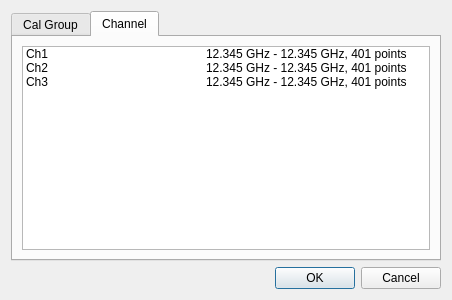
<?xml version="1.0" encoding="UTF-8"?>
<ui version="4.0">
 <class>GetCalDialog</class>
 <widget class="QDialog" name="GetCalDialog">
  <property name="geometry">
   <rect>
    <x>0</x>
    <y>0</y>
    <width>452</width>
    <height>300</height>
   </rect>
  </property>
  <property name="windowTitle">
   <string>Dialog</string>
  </property>
  <layout class="QVBoxLayout" name="verticalLayout">
   <item>
    <widget class="QTabWidget" name="tabWidget">
     <property name="currentIndex">
      <number>1</number>
     </property>
     <widget class="QWidget" name="calGroupTab">
      <property name="accessibleName">
       <string/>
      </property>
      <attribute name="title">
       <string>Cal Group</string>
      </attribute>
      <layout class="QGridLayout" name="gridLayout">
       <item row="0" column="0">
        <widget class="QTreeWidget" name="calGroupTreeWidget">
         <property name="sizeAdjustPolicy">
          <enum>QAbstractScrollArea::AdjustToContentsOnFirstShow</enum>
         </property>
         <property name="editTriggers">
          <set>QAbstractItemView::NoEditTriggers</set>
         </property>
         <property name="rootIsDecorated">
          <bool>false</bool>
         </property>
         <property name="itemsExpandable">
          <bool>false</bool>
         </property>
         <property name="expandsOnDoubleClick">
          <bool>false</bool>
         </property>
         <attribute name="headerVisible">
          <bool>false</bool>
         </attribute>
         <attribute name="headerDefaultSectionSize">
          <number>180</number>
         </attribute>
         <attribute name="headerMinimumSectionSize">
          <number>180</number>
         </attribute>
         <column>
          <property name="text">
           <string>Name</string>
          </property>
         </column>
         <column>
          <property name="text">
           <string>Description</string>
          </property>
         </column>
         <item>
          <property name="text">
           <string>Cal Group 1</string>
          </property>
          <property name="text">
           <string>12.345 GHz - 12.345 GHz, 201 points</string>
          </property>
         </item>
         <item>
          <property name="text">
           <string>Cal Group 2</string>
          </property>
          <property name="text">
           <string>12.345 GHz - 12.345 GHz, 201 points</string>
          </property>
         </item>
         <item>
          <property name="text">
           <string>Cal Group 3</string>
          </property>
          <property name="text">
           <string>12.345 GHz - 12.345 GHz, 201 points</string>
          </property>
         </item>
        </widget>
       </item>
      </layout>
     </widget>
     <widget class="QWidget" name="channelTab">
      <attribute name="title">
       <string>Channel</string>
      </attribute>
      <layout class="QGridLayout" name="gridLayout_2">
       <item row="0" column="0">
        <widget class="QTreeWidget" name="channelTreeWidget">
         <property name="sizeAdjustPolicy">
          <enum>QAbstractScrollArea::AdjustToContentsOnFirstShow</enum>
         </property>
         <property name="editTriggers">
          <set>QAbstractItemView::NoEditTriggers</set>
         </property>
         <property name="rootIsDecorated">
          <bool>false</bool>
         </property>
         <property name="itemsExpandable">
          <bool>false</bool>
         </property>
         <property name="headerHidden">
          <bool>true</bool>
         </property>
         <property name="expandsOnDoubleClick">
          <bool>false</bool>
         </property>
         <attribute name="headerVisible">
          <bool>false</bool>
         </attribute>
         <attribute name="headerDefaultSectionSize">
          <number>180</number>
         </attribute>
         <attribute name="headerMinimumSectionSize">
          <number>180</number>
         </attribute>
         <column>
          <property name="text">
           <string>Name</string>
          </property>
         </column>
         <column>
          <property name="text">
           <string>Description</string>
          </property>
         </column>
         <item>
          <property name="text">
           <string>Ch1</string>
          </property>
          <property name="text">
           <string>12.345 GHz - 12.345 GHz, 401 points</string>
          </property>
         </item>
         <item>
          <property name="text">
           <string>Ch2</string>
          </property>
          <property name="text">
           <string>12.345 GHz - 12.345 GHz, 401 points</string>
          </property>
         </item>
         <item>
          <property name="text">
           <string>Ch3</string>
          </property>
          <property name="text">
           <string>12.345 GHz - 12.345 GHz, 401 points</string>
          </property>
         </item>
        </widget>
       </item>
      </layout>
     </widget>
    </widget>
   </item>
   <item>
    <widget class="QDialogButtonBox" name="buttonBox">
     <property name="orientation">
      <enum>Qt::Horizontal</enum>
     </property>
     <property name="standardButtons">
      <set>QDialogButtonBox::Cancel|QDialogButtonBox::Ok</set>
     </property>
    </widget>
   </item>
  </layout>
 </widget>
 <resources/>
 <connections>
  <connection>
   <sender>buttonBox</sender>
   <signal>accepted()</signal>
   <receiver>GetCalDialog</receiver>
   <slot>accept()</slot>
   <hints>
    <hint type="sourcelabel">
     <x>248</x>
     <y>254</y>
    </hint>
    <hint type="destinationlabel">
     <x>157</x>
     <y>274</y>
    </hint>
   </hints>
  </connection>
  <connection>
   <sender>buttonBox</sender>
   <signal>rejected()</signal>
   <receiver>GetCalDialog</receiver>
   <slot>reject()</slot>
   <hints>
    <hint type="sourcelabel">
     <x>316</x>
     <y>260</y>
    </hint>
    <hint type="destinationlabel">
     <x>286</x>
     <y>274</y>
    </hint>
   </hints>
  </connection>
 </connections>
</ui>
